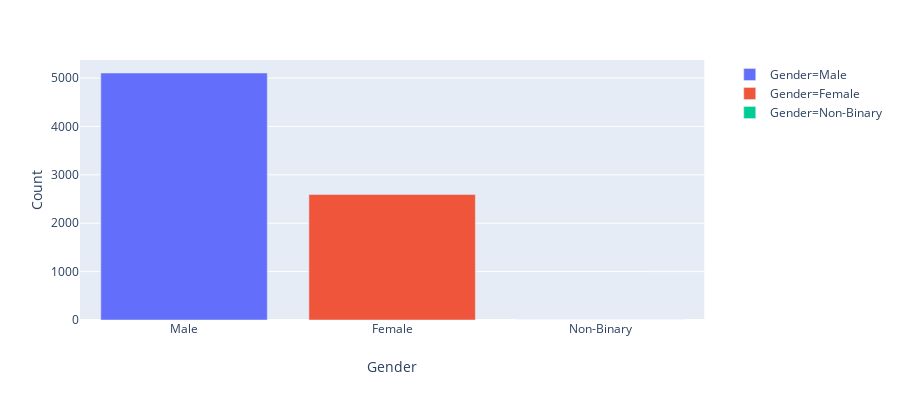

The cell this chart's notebook holds for it:
### Markdown cell above
### Gender

### Code cell
gender = df.gender
gender = gender.dropna()


# Calculate gender count
df_gender = pd.DataFrame(gender.value_counts())

# Data manipulation
df_gender['Gender'] = df_gender.index
df_gender['Gender'] = df_gender['Gender'].replace({'M': 'Male', 'F': 'Female'})
df_gender['Count'] = df_gender['gender']


# Visualization of infections with respect to gender
fig = px.bar(df_gender, y='Count', x='Gender', color='Gender',
           labels={'Count of Infections':'Gender'}, height=400)
fig.show()

### Figure 1 — Plotly figure (JSON) as saved in the notebook; plotly's stock layout.template omitted (floating-point values rounded to 4 significant figures)
{"data": [{"alignmentgroup": "True", "hoverlabel": {"namelength": 0}, "hovertemplate": "Gender=%{x}<br>Count=%{y}", "legendgroup": "Gender=Male", "marker": {"color": "#636efa"}, "name": "Gender=Male", "offsetgroup": "Gender=Male", "orientation": "v", "showlegend": true, "textposition": "auto", "type": "bar", "x": ["Male"], "xaxis": "x", "y": [5104], "yaxis": "y"}, {"alignmentgroup": "True", "hoverlabel": {"namelength": 0}, "hovertemplate": "Gender=%{x}<br>Count=%{y}", "legendgroup": "Gender=Female", "marker": {"color": "#EF553B"}, "name": "Gender=Female", "offsetgroup": "Gender=Female", "orientation": "v", "showlegend": true, "textposition": "auto", "type": "bar", "x": ["Female"], "xaxis": "x", "y": [2594], "yaxis": "y"}, {"alignmentgroup": "True", "hoverlabel": {"namelength": 0}, "hovertemplate": "Gender=%{x}<br>Count=%{y}", "legendgroup": "Gender=Non-Binary", "marker": {"color": "#00cc96"}, "name": "Gender=Non-Binary", "offsetgroup": "Gender=Non-Binary", "orientation": "v", "showlegend": true, "textposition": "auto", "type": "bar", "x": ["Non-Binary"], "xaxis": "x", "y": [2], "yaxis": "y"}], "layout": {"barmode": "relative", "height": 400, "legend": {"tracegroupgap": 0}, "margin": {"t": 60}, "xaxis": {"anchor": "y", "categoryarray": ["Male", "Female", "Non-Binary"], "categoryorder": "array", "domain": [0, 0.98], "title": {"text": "Gender"}}, "yaxis": {"anchor": "x", "domain": [0, 1], "title": {"text": "Count"}}}}
